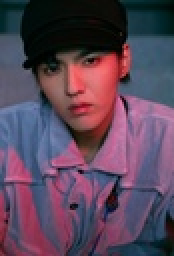
%> input picture DIP/Intensity transformations/kris(1).jpg, 87 x 128 px, shrunk from 680 x 1000 before the run (shown 2 times larger)
$ octave histeq_test.m   (GNU Octave 9; MATLAB toolbox functions it lacks are replaced by stand-ins)
%> lines starting %> are read from the running program, lines starting %| are printed output that depends on the picture
%% 初始化数据
RGB=imread('kris(1).jpg');            %读取RGB图像
%> RGB is the input picture: size 128x87x3 uint8; mean R, G, B 90.5, 69.9, 90
I = rgb2gray(RGB);                    %把 RGB 图像转换成灰度图像
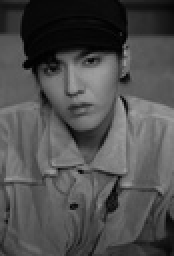
%> I: size 128x87 uint8 (shown 2 times larger); min 0, max 165, mean 78.3
[x,y] = size(I);                      %图像大小x*y
%> x = 128; y = 87
L = 256;
Result = zeros(L,5);                  %定义处理过程相关数据的矩阵
New = zeros(L,3);
%% Result第一列：灰度级别
Result(1:L,1) = 0:L-1;
New(1:L,1) = 0:L-1;
%% Result第二列：不同灰度级别统计的数目
for r = 1:x
    for c = 1:y
        for k = 0:L-1
            if ( I(r,c) == k)
                Result(k+1,2) =  Result(k+1,2) +1;
            end
        end
    end
end
%> after the loop, Result = 256 rows, first 8: [0 1 0 0 0; 1 17 0 0 0; 2 33 0 0 0; 3 47 0 0 0; 4 82 0 0 0; 5 103 0 0 0; 6 130 0 0 0; 7 190 0 0 0]
%% Result第三列：不同灰度级别统计的概率
Result(1:L,3) = Result(1:L,2)/(x*y);
%% Result第四列：不同灰度级别累积分布
for k = 0:L-1
    for j = 1:k+1
        Result(k+1,4) = Result(k+1,4)+Result(j,3);
    end
end
%> after the loop, Result = 256 rows, first 8: [0 1 8.98e-05 8.98e-05 0; 1 17 0.00153 0.00162 0; 2 33 0.00296 0.00458 0; 3 47 0.00422 0.0088 0; 4 82 0.00736 0.0162 0; 5 103 0.00925 0.0254 0; 6 130 0.0117 0.0371 0; 7 190 0.0171 0.0541 0]
%% Result第五列：映射
Result(1:L,5) = floor(((L-1)-0)*Result(1:L,4)+0.5);
%% 得到新的直方图的数据
for r = 0:L-1
    for k = 0:L-1
        if ( Result(r+1,5) == k )
            New(k+1,2) = New(k+1,2) + Result(r+1,3);
        end
    end
end
%> after the loop, New = 256 rows, first 12: [0 0.00162 0; 1 0.00296 0; 2 0.00422 0; 3 0 0; 4 0.00736 0; 5 0 0; 6 0.00925 0; 7 0 0; 8 0 0; 9 0.0117 0; 10 0 0; 11 0 0]
New(:,3) = New(:,2)*(x*y);
%% 得到均衡化的数据为：
J = zeros(r,c);
for r = 1:x
    for c = 1:y
        for k = 0:L-1
            if ( I(r,c) == k)
                J(r,c) =  Result(k+1,5);
            end
        end
    end
end
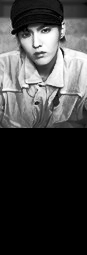
%> J: size 255x87 double; min 0, max 255, mean 64.6
%% 将均衡化的数据图像转换为灰度图像
Gray = im2uint8(mat2gray(J));
figure,
subplot(1,2,1),imshow(Gray),title('按均衡化步骤变换后的图像');
subplot(1,2,2),bar(0:L-1,New(:,3),0.3,'r'),xlabel('灰度值'),ylabel('出现次数'),title('图像的直方图');
colormap gray;c=colorbar('location','southoutside');caxis([0,255]);
%> after `caxis([0,255])`:
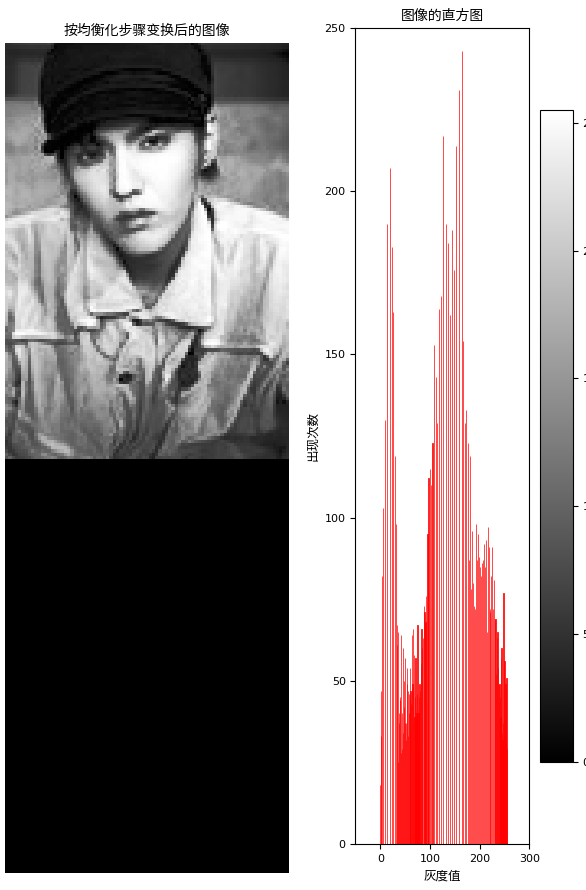
%> figure redrawn from the program's plot data, 2 panels
%% 对比测试
K=histeq(RGB,256);
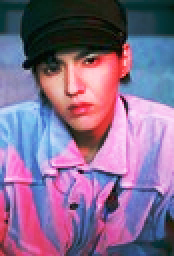
%> K: size 128x87x3 uint8 (shown 2 times larger); mean R, G, B 133.9, 106.9, 142.8
figure,
subplot(1,2,1),imshow(K),title('使用函数histeq变换后的图像');%histeq是实现直方图均衡
subplot(1,2,2),imhist(K),title('图像的直方图') ;
%> after `title('图像的直方图')`:
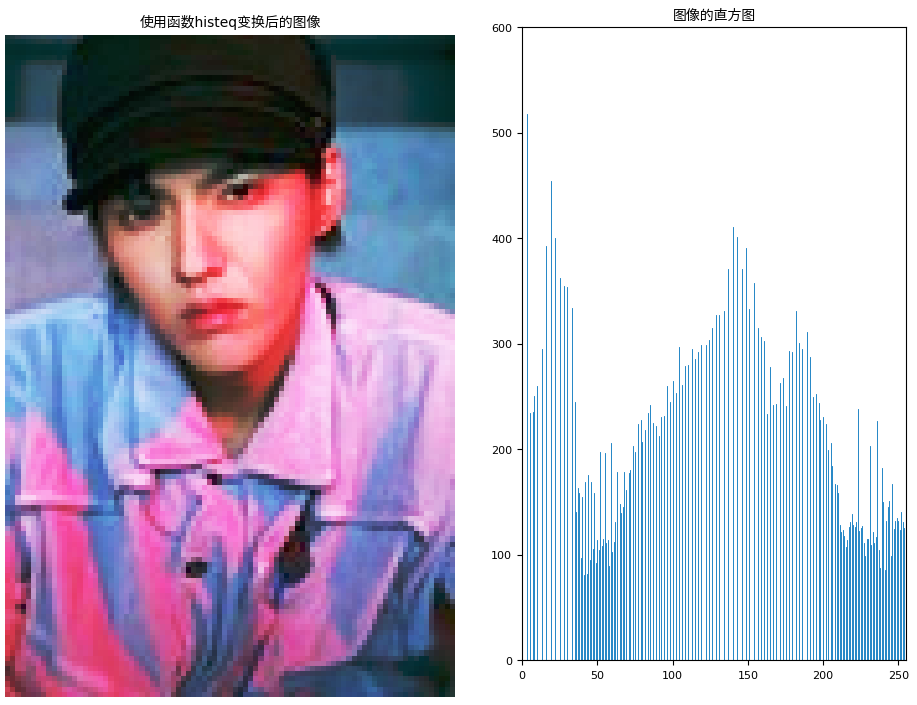
%> figure redrawn from the program's plot data, 2 panels
